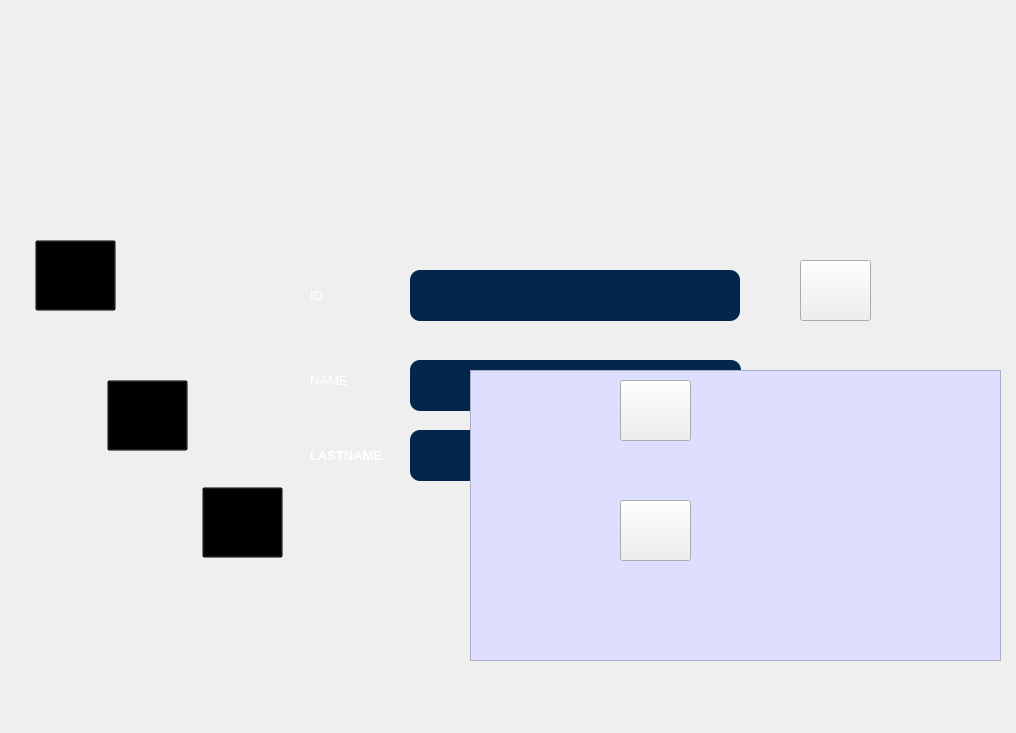
   <widget class="QWidget" name="page_5">
    <widget class="QLabel" name="label_8">
     <property name="geometry">
      <rect>
       <x>0</x>
       <y>0</y>
       <width>1007</width>
       <height>724</height>
      </rect>
     </property>
     <property name="styleSheet">
      <string notr="true">border-image: url(:/interface/Employ.png);</string>
     </property>
     <property name="text">
      <string/>
     </property>
    </widget>
    <widget class="QPushButton" name="pushButton_27">
     <property name="geometry">
      <rect>
       <x>800</x>
       <y>260</y>
       <width>71</width>
       <height>61</height>
      </rect>
     </property>
     <property name="styleSheet">
      <string notr="true">border-image:url(:/interface/yas.png)</string>
     </property>
     <property name="text">
      <string/>
     </property>
    </widget>
    <widget class="QPushButton" name="pushButton_28">
     <property name="geometry">
      <rect>
       <x>107</x>
       <y>380</y>
       <width>81</width>
       <height>71</height>
      </rect>
     </property>
     <property name="styleSheet">
      <string notr="true">background-color: transparent;</string>
     </property>
     <property name="text">
      <string/>
     </property>
    </widget>
    <widget class="QPushButton" name="pushButton_29">
     <property name="geometry">
      <rect>
       <x>202</x>
       <y>487</y>
       <width>81</width>
       <height>71</height>
      </rect>
     </property>
     <property name="styleSheet">
      <string notr="true">background-color: transparent;</string>
     </property>
     <property name="text">
      <string/>
     </property>
    </widget>
    <widget class="QLabel" name="label_17">
     <property name="geometry">
      <rect>
       <x>310</x>
       <y>280</y>
       <width>71</width>
       <height>31</height>
      </rect>
     </property>
     <property name="styleSheet">
      <string notr="true">font: 63 8pt &quot;Yu Gothic UI Semibold&quot;;</string>
     </property>
     <property name="text">
      <string>&lt;html&gt;&lt;head/&gt;&lt;body&gt;&lt;p&gt;&lt;span style=&quot; font-size:10pt; color:#ffffff;&quot;&gt;ID&lt;/span&gt;&lt;/p&gt;&lt;/body&gt;&lt;/html&gt;</string>
     </property>
    </widget>
    <widget class="QPushButton" name="pushButton_30">
     <property name="geometry">
      <rect>
       <x>35</x>
       <y>240</y>
       <width>81</width>
       <height>71</height>
      </rect>
     </property>
     <property name="styleSheet">
      <string notr="true">background-color: transparent;</string>
     </property>
     <property name="text">
      <string/>
     </property>
    </widget>
    <widget class="QLineEdit" name="lineEdit_7">
     <property name="geometry">
      <rect>
       <x>410</x>
       <y>430</y>
       <width>331</width>
       <height>51</height>
      </rect>
     </property>
     <property name="styleSheet">
      <string notr="true">/*background-color: transparent;
color: rgb(255, 255, 255);*/
QLineEdit { 
font: 63 8pt &quot;Yu Gothic UI Semibold&quot;;
background-color:rgb(3, 38, 77);
border-style: outset;
	color: rgb(0, 0, 0);
border-radius: 10px;
border-color: blue;
min-width: 10em;
padding: 6px;
}
QLineEdit:hover:!pressed {
background-color:rgb(179, 179, 193);
border-style: inset;
}</string>
     </property>
    </widget>
    <widget class="QLineEdit" name="lineEdit_8">
     <property name="geometry">
      <rect>
       <x>410</x>
       <y>270</y>
       <width>330</width>
       <height>51</height>
      </rect>
     </property>
     <property name="styleSheet">
      <string notr="true">/*background-color: transparent;
color: rgb(255, 255, 255);*/
QLineEdit { 
font: 63 8pt &quot;Yu Gothic UI Semibold&quot;;
background-color:rgb(3, 38, 77);
border-style: outset;
	color: rgb(0, 0, 0);
border-radius: 10px;
border-color: blue;
min-width: 10em;
padding: 6px;
}
QLineEdit:hover:!pressed {
background-color:rgb(179, 179, 193);
border-style: inset;
selection-background-color:rgb(179, 179, 193);
selection-border-color:rgb(179, 179, 193);
}
/*QLineEdit:selected {
background-color:rgb(179, 179, 193);
border-style: inset;
}*/
</string>
     </property>
    </widget>
    <widget class="QLabel" name="label_18">
     <property name="geometry">
      <rect>
       <x>310</x>
       <y>370</y>
       <width>81</width>
       <height>21</height>
      </rect>
     </property>
     <property name="styleSheet">
      <string notr="true">font: 63 8pt &quot;Yu Gothic UI Semibold&quot;;</string>
     </property>
     <property name="text">
      <string>&lt;html&gt;&lt;head/&gt;&lt;body&gt;&lt;p&gt;&lt;span style=&quot; font-size:10pt; color:#ffffff;&quot;&gt;NAME&lt;/span&gt;&lt;/p&gt;&lt;/body&gt;&lt;/html&gt;</string>
     </property>
    </widget>
    <widget class="QLineEdit" name="lineEdit_9">
     <property name="geometry">
      <rect>
       <x>410</x>
       <y>360</y>
       <width>331</width>
       <height>51</height>
      </rect>
     </property>
     <property name="styleSheet">
      <string notr="true">/*background-color: transparent;
color: rgb(255, 255, 255);*/
QLineEdit { 
font: 63 8pt &quot;Yu Gothic UI Semibold&quot;;
background-color:rgb(3, 38, 77);
border-style: outset;
	color: rgb(0, 0, 0);
border-radius: 10px;
border-color: blue;
min-width: 10em;
padding: 6px;
}
QLineEdit:hover:!pressed {
background-color:rgb(179, 179, 193);
border-style: inset;
}</string>
     </property>
    </widget>
    <widget class="QTableView" name="tabemployee">
     <property name="geometry">
      <rect>
       <x>470</x>
       <y>370</y>
       <width>531</width>
       <height>291</height>
      </rect>
     </property>
     <property name="styleSheet">
      <string notr="true">font: 63 8pt &quot;Yu Gothic UI Semibold&quot;;

background-color:rgb(222, 222, 255)
</string>
     </property>
    </widget>
    <widget class="QPushButton" name="pushButton_31">
     <property name="geometry">
      <rect>
       <x>620</x>
       <y>380</y>
       <width>71</width>
       <height>61</height>
      </rect>
     </property>
     <property name="styleSheet">
      <string notr="true">border-image:url(:/interface/yas.png)</string>
     </property>
     <property name="text">
      <string/>
     </property>
    </widget>
    <widget class="QLabel" name="label_19">
     <property name="geometry">
      <rect>
       <x>310</x>
       <y>440</y>
       <width>111</width>
       <height>31</height>
      </rect>
     </property>
     <property name="styleSheet">
      <string notr="true">font: 63 8pt &quot;Yu Gothic UI Semibold&quot;;</string>
     </property>
     <property name="text">
      <string>&lt;html&gt;&lt;head/&gt;&lt;body&gt;&lt;p&gt;&lt;span style=&quot; font-size:10pt; font-weight:600; color:#ffffff;&quot;&gt;LASTNAME&lt;/span&gt;&lt;/p&gt;&lt;/body&gt;&lt;/html&gt;</string>
     </property>
    </widget>
    <widget class="QPushButton" name="pushButton_32">
     <property name="geometry">
      <rect>
       <x>620</x>
       <y>500</y>
       <width>71</width>
       <height>61</height>
      </rect>
     </property>
     <property name="styleSheet">
      <string notr="true">border-image:url(:/interface/yas.png)</string>
     </property>
     <property name="text">
      <string/>
     </property>
    </widget>
    <zorder>label_8</zorder>
    <zorder>pushButton_27</zorder>
    <zorder>label_17</zorder>
    <zorder>lineEdit_7</zorder>
    <zorder>lineEdit_8</zorder>
    <zorder>label_18</zorder>
    <zorder>lineEdit_9</zorder>
    <zorder>tabemployee</zorder>
    <zorder>pushButton_31</zorder>
    <zorder>label_19</zorder>
    <zorder>pushButton_32</zorder>
    <zorder>pushButton_29</zorder>
    <zorder>pushButton_28</zorder>
    <zorder>pushButton_30</zorder>
   </widget>
